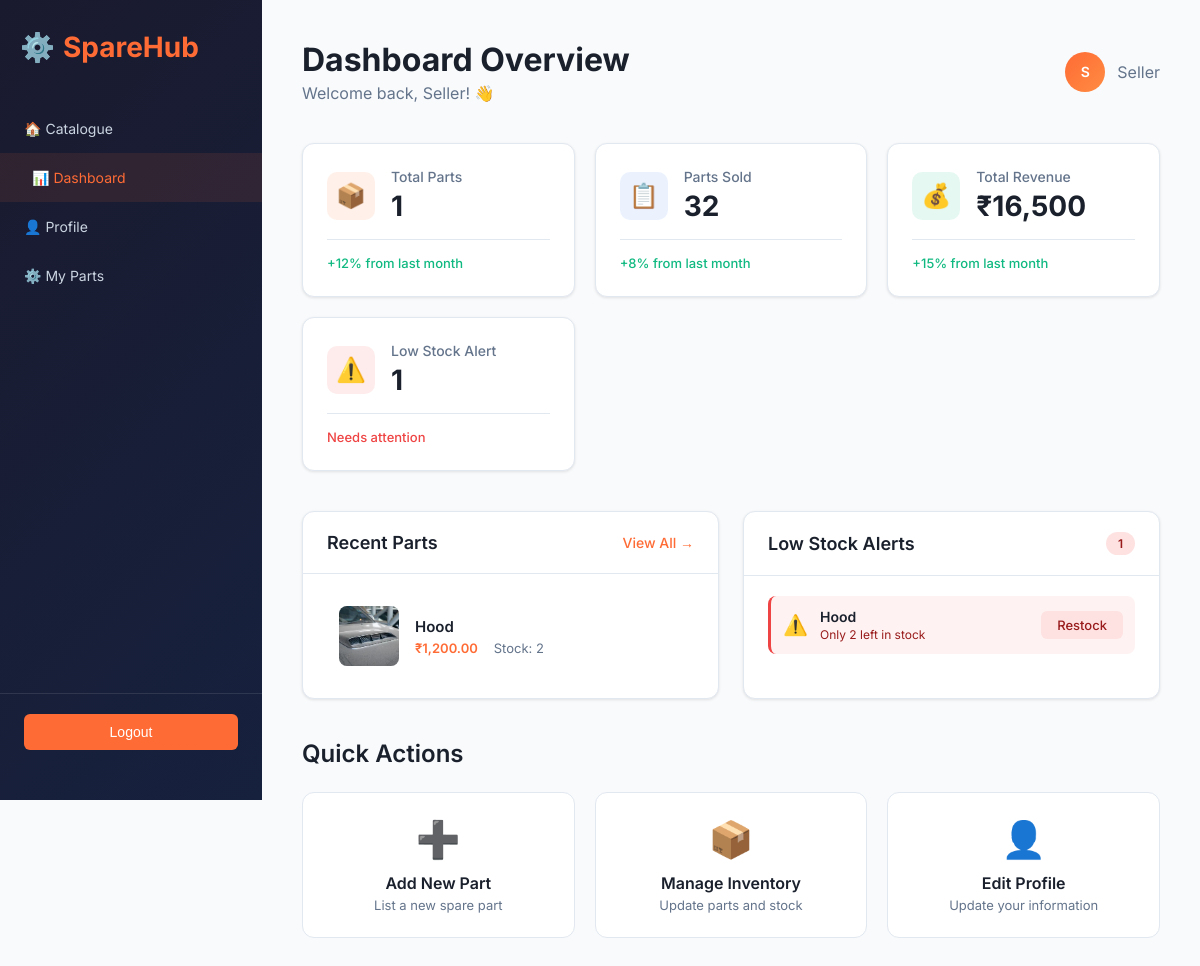
/pages/sellerdashboard.php (signed in), run on the app's committed database.
### tables this page shows
CREATE TABLE `parts` (
  `part_id` int(11) NOT NULL,
  `seller_id` int(11) DEFAULT NULL,
  `name` varchar(100) NOT NULL,
  `description` text DEFAULT NULL,
  `price` decimal(10,2) NOT NULL,
  `stock` int(11) DEFAULT 1,
  `brand` varchar(50) DEFAULT NULL,
  `model` varchar(50) DEFAULT NULL,
  `year` int(11) DEFAULT NULL,
  `category` varchar(50) DEFAULT NULL,
  `status` enum('new','used','refurbished') NOT NULL,
  `oem_number` varchar(50) DEFAULT NULL,
  `images` text DEFAULT NULL,
  `created_at` timestamp NULL DEFAULT current_timestamp(),
  `updated_at` timestamp NULL DEFAULT current_timestamp() ON UPDATE current_timestamp()
);

### pages/sellerdashboard.php (the view, shortened to what this page needs)
<?php
include '../database/db.php';
$seller_id = $_SESSION['user_id'];
$sellerName = $_SESSION['name'] ?? 'Seller';
$totalPartsQuery = $conn->prepare("SELECT COUNT(*) as total FROM parts WHERE seller_id = ?");
$totalPartsQuery->bind_param("i", $seller_id);
$totalPartsQuery->execute();
$totalParts = $totalPartsQuery->get_result()->fetch_assoc()['total'];
$lowStockQuery = $conn->prepare("SELECT COUNT(*) as low_stock FROM parts WHERE seller_id = ? AND stock < 5");
$lowStockQuery->bind_param("i", $seller_id);
$lowStockQuery->execute();
$lowStock = $lowStockQuery->get_result()->fetch_assoc()['low_stock'];
$totalRevenue = 16500;
$partsSold = 32;
$recentPartsQuery = $conn->prepare("SELECT part_id, name, stock, price, images FROM parts WHERE seller_id = ? ORDER BY part_id DESC LIMIT 3");
$recentPartsQuery->bind_param("i", $seller_id);
$recentPartsQuery->execute();
$recentParts = $recentPartsQuery->get_result();
$lowStockAlerts = $conn->prepare("SELECT part_id, name, stock FROM parts WHERE seller_id = ? AND stock < 5 ORDER BY stock ASC LIMIT 5");
$lowStockAlerts->bind_param("i", $seller_id);
$lowStockAlerts->execute();
$alerts = $lowStockAlerts->get_result();
?>
<!DOCTYPE html>
<html lang="en">
<head>
    <link rel="stylesheet" href="../styles/sellerdashboard.css">
</head>
<body>
    <div class="container">
        <aside class="sidebar">
            <div class="logo">
                <span>⚙️</span> SpareHub
            </div>
            <nav>
                <a href="results.php">🏠 Catalogue</a>
                <a href="sellerdashboard.php" class="active">📊 Dashboard</a>
                <a href="sellerprofile.php">👤 Profile</a>
                <a href="sellerparts.php">⚙️ My Parts</a>
            </nav>
            <div class="sidebar-footer">
                <form method="POST" action="logout.php" style="width: 100%;">
                    <button type="submit" class="logout-btn">Logout</button>
                </form>
            </div>
        </aside>
        <main class="main-content">
            <div class="header">
                <div>
                    <h1>Dashboard Overview</h1>
                    <p class="subtitle">Welcome back, <?php echo htmlspecialchars($sellerName); ?>! 👋</p>
                </div>
                <div class="user-info">
                    <div class="user-avatar"><?php echo htmlspecialchars(substr($sellerName, 0, 1)); ?></div>
                    <span><?php echo htmlspecialchars($sellerName); ?></span>
                </div>
            </div>
            <div class="stats-grid">
                <div class="stat-card">
                    <div class="stat-card-header">
                        <div class="stat-icon orange">📦</div>
                        <div>
                            <div class="stat-label">Total Parts</div>
                            <div class="stat-value"><?php echo $totalParts; ?></div>
                        </div>
                    </div>
                    <div class="stat-footer">
                        <span class="stat-change positive">+12% from last month</span>
                    </div>
                </div>
                <div class="stat-card">
                    <div class="stat-card-header">
                        <div class="stat-icon blue">📋</div>
                        <div>
                            <div class="stat-label">Parts Sold</div>
                            <div class="stat-value"><?php echo $partsSold; ?></div>
                        </div>
                    </div>
                    <div class="stat-footer">
                        <span class="stat-change positive">+8% from last month</span>
                    </div>
                </div>
                <div class="stat-card">
                    <div class="stat-card-header">
                        <div class="stat-icon green">💰</div>
                        <div>
                            <div class="stat-label">Total Revenue</div>
                            <div class="stat-value">₹<?php echo number_format($totalRevenue); ?></div>
                        </div>
                    </div>
                    <div class="stat-footer">
                        <span class="stat-change positive">+15% from last month</span>
                    </div>
                </div>
                <div class="stat-card">
                    <div class="stat-card-header">
                        <div class="stat-icon red">⚠️</div>
                        <div>
                            <div class="stat-label">Low Stock Alert</div>
                            <div class="stat-value"><?php echo $lowStock; ?></div>
                        </div>
                    </div>
                    <div class="stat-footer">
                        <span class="stat-change negative">Needs attention</span>
                    </div>
                </div>
            </div>
            <div class="content-grid">
                <div class="card">
                    <div class="card-header">
                        <h2>Recent Parts</h2>
                        <a href="sellerparts.php" class="view-all">View All →</a>
                    </div>
                    <div class="card-content">
                        <?php if ($recentParts->num_rows > 0): ?>
                            <div class="parts-list">
                                <?php while ($part = $recentParts->fetch_assoc()): ?>
                                <div class="part-item">
                                    <div class="part-image-small">
                                        <?php if ($part['images']): ?>
                                            <img src="<?php echo htmlspecialchars($part['images']); ?>" alt="<?php echo htmlspecialchars($part['name']); ?>">
                                        <?php else: ?>
                                            <span class="placeholder-icon">⚙️</span>
                                        <?php endif; ?>
                                    </div>
                                    <div class="part-details">
                                        <div class="part-name"><?php echo htmlspecialchars($part['name']); ?></div>
                                        <div class="part-meta">
                                            <span class="part-price">₹<?php echo number_format($part['price'], 2); ?></span>
                                            <span class="part-stock">Stock: <?php echo $part['stock']; ?></span>
                                        </div>
                                    </div>
                                </div>
                                <?php endwhile; ?>
                            </div>
                        <?php endif; ?>
                    </div>
                </div>
                <div class="card">
                    <div class="card-header">
                        <h2>Low Stock Alerts</h2>
                        <span class="badge-alert"><?php echo $lowStock; ?></span>
                    </div>
                    <div class="card-content">
                        <?php if ($alerts->num_rows > 0): ?>
                            <div class="alerts-list">
                                <?php while ($alert = $alerts->fetch_assoc()): ?>
                                <div class="alert-item">
                                    <div class="alert-icon">⚠️</div>
                                    <div class="alert-details">
                                        <div class="alert-name"><?php echo htmlspecialchars($alert['name']); ?></div>
                                        <div class="alert-stock">Only <?php echo $alert['stock']; ?> left in stock</div>
                                    </div>
                                    <a href="sellerparts.php" class="btn-restock">Restock</a>
                                </div>
                                <?php endwhile; ?>
                            </div>
                        <?php endif; ?>
                    </div>
                </div>
            </div>
            <div class="quick-actions">
                <h2>Quick Actions</h2>
                <div class="actions-grid">
                    <a href="sellerparts.php" class="action-card">
                        <div class="action-icon">➕</div>
                        <div class="action-title">Add New Part</div>
                        <div class="action-description">List a new spare part</div>
                    </a>
                    <a href="sellerparts.php" class="action-card">
                        <div class="action-icon">📦</div>
                        <div class="action-title">Manage Inventory</div>
                        <div class="action-description">Update parts and stock</div>
                    </a>
                    <a href="sellerprofile.php" class="action-card">
                        <div class="action-icon">👤</div>
                        <div class="action-title">Edit Profile</div>
                        <div class="action-description">Update your information</div>
                    </a>
                </div>
            </div>
        </main>
    </div>
</body>
</html>

### data on the page
parts: images (picture), name "Hood", price "1,200.00", stock "2"

### other printed values
$sellerName "Seller"
substr($sellerName, 0, 1) "S"
$totalParts "1"
$partsSold "32"
$totalRevenue "16,500"
$lowStock "1"
